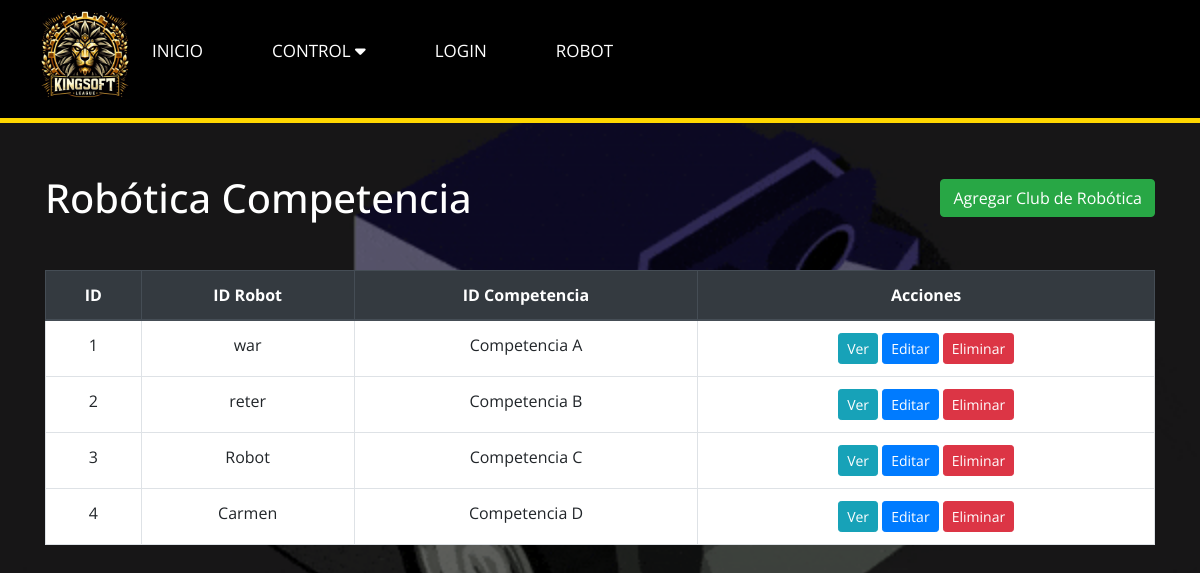
The app's page /Versión_1/Diseño/RobotCompetenciaView.php, older data.
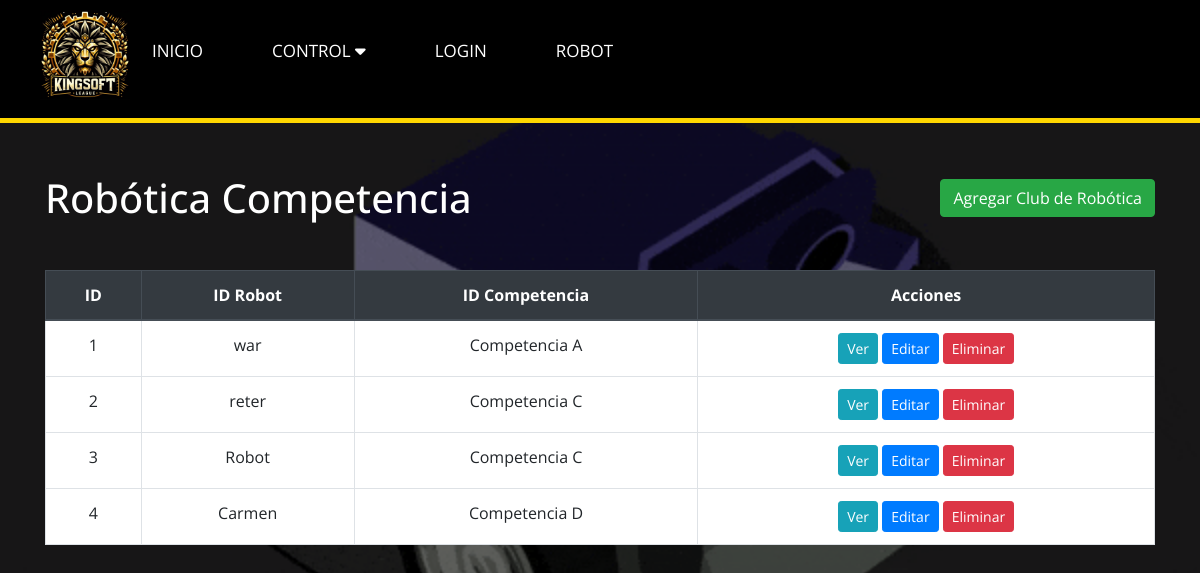
The same page, newer data.
### tables this page shows
CREATE TABLE `robot_competencia` (
  `id` int(11) NOT NULL,
  `id_robot` int(11) NOT NULL,
  `id_competencia` int(11) NOT NULL
);

CREATE TABLE `competencia` (
  `id` int(11) NOT NULL,
  `nombre` varchar(100) DEFAULT NULL,
  `fecha_inicio_inscripcion` date DEFAULT NULL,
  `fecha_fin_inscripcion` date DEFAULT NULL,
  `fecha_compentencia` date DEFAULT NULL,
  `tipo_competencia` int(11) DEFAULT NULL
);

CREATE TABLE `robot` (
  `id` int(11) NOT NULL,
  `nombre` varchar(100) DEFAULT NULL,
  `peso` decimal(10,2) DEFAULT NULL,
  `ancho` decimal(10,2) DEFAULT NULL,
  `alto` decimal(10,2) DEFAULT NULL,
  `Id_participante` int(11) NOT NULL
);

### Versión_1/Diseño/RobotCompetenciaController.php (called while the page is built, shortened)
<?php
require_once 'RobotCompetenciaModel.php';
class RobotCompetenciaController {
    private $model;
    public function __construct($db) {
        $this->model = new RobotCompetenciaModel($db);
    }
    public function index() {
        return $this->model->getAllRobotCompetencias();
    }
}
?>

### Versión_1/Diseño/RobotCompetenciaModel.php (called while the page is built, shortened)
<?php
class RobotCompetenciaModel {
    private $db;
    public function __construct($db) {
        $this->db = $db;
    }
    public function getAllRobotCompetencias() {
        $query = "SELECT robot_competencia.id, robot.nombre as robot, competencia.nombre as competencia, competencia.fecha_compentencia as fecha FROM robot_competencia inner join robot on robot.id=robot_competencia.id_robot inner join competencia on competencia.id=robot_competencia.id_competencia";
        $stmt = $this->db->prepare($query);
        $stmt->execute();
        return $stmt;
    }
}
?>

### Versión_1/Diseño/RobotCompetenciaView.php (the view, shortened to what this page needs)
<?php
require_once 'RobotCompetenciaController.php';
$db = new PDO('mysql:host=localhost;dbname=datosks', 'root', '');
$controller = new RobotCompetenciaController($db);
$robotCompetencias = $controller->index();
?>
<!DOCTYPE html>
<html lang="en">
<head>
    <link rel="stylesheet" href="https://maxcdn.bootstrapcdn.com/bootstrap/4.5.2/css/bootstrap.min.css">
</head>
<body>
<?php
    include 'navegador.php'
    ?>
        <div class="container">
        <div class="d-flex justify-content-between align-items-center mb-4">
            <h1 class="mt-4 mb-4">Robótica Competencia</h1>
            <a href="agregar_club.php" class="btn btn-success">Agregar Club de Robótica</a>
        </div>
        <table class="table table-bordered">
            <thead class="thead-dark">
                <tr>
                    <th>ID</th>
                    <th>ID Robot</th>
                    <th>ID Competencia</th>
                    <th>Acciones</th>
                </tr>
            </thead>
            <tbody>
                <?php while ($robotCompetencia = $robotCompetencias->fetch(PDO::FETCH_ASSOC)) : ?>
                    <tr>
                        <td><?php echo $robotCompetencia['id']; ?></td>
                        <td><?php echo $robotCompetencia['robot']; ?></td>
                        <td><?php echo $robotCompetencia['competencia']; ?></td>                          <td>
                            <a href="ver_robot_competencia.php?id=<?php echo $robotCompetencia['id']; ?>" class="btn btn-info btn-sm">Ver</a>
                            <a href="editar_robot_competencia.php?id=<?php echo $robotCompetencia['id']; ?>" class="btn btn-primary btn-sm">Editar</a>
                            <a href="eliminar_robot_competencia.php?id=<?php echo $robotCompetencia['id']; ?>" class="btn btn-danger btn-sm">Eliminar</a>
                        </td>
                    </tr>
                <?php endwhile; ?>
            </tbody>
        </table>
    </div>
</body>
</html>

Row changes from the older to the newer data that the page shows:
changed robot_competencia "reter": id_competencia.nombre "Competencia B" → "Competencia C"
